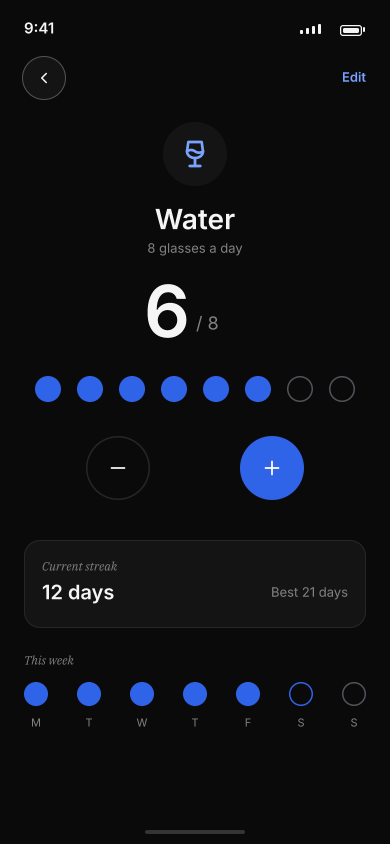
#> input picture design/archive/renders/02-counter-detail.png, 780 x 1688 px, found by its file name (shown at 1/2 size); its folder holds 4 pictures in this run
$ python m19.py
#> lines starting #> are read from the running program, lines starting #| are printed output that depends on the picture; after the words box and inside, x2 and y2 are one past the last pixel; in counts of white or black regions, pixels touching at a corner belong together
from PIL import Image
import numpy as np
base = 'D:/Apps/projects/habit_tracker/design/renders/'

def m(f):
    return np.array(Image.open(base + f + '.png').convert('RGB')).astype(int)

def runs(mask, y0, y1, x0, x1):
    s = mask[y0:y1, x0:x1]
    cols = np.where(s.any(axis=0))[0]
    out = []
    if len(cols) == 0:
        return out
    a = cols[0]; p = cols[0]
    for c in cols[1:]:
        if c > p+1:
            out.append((int(a+x0), int(p+x0))); a = c
        p = c
    out.append((int(a+x0), int(p+x0)))
    return out

im = m('02-counter-detail')
ink = (np.abs(im - 10).max(axis=2) > 4)
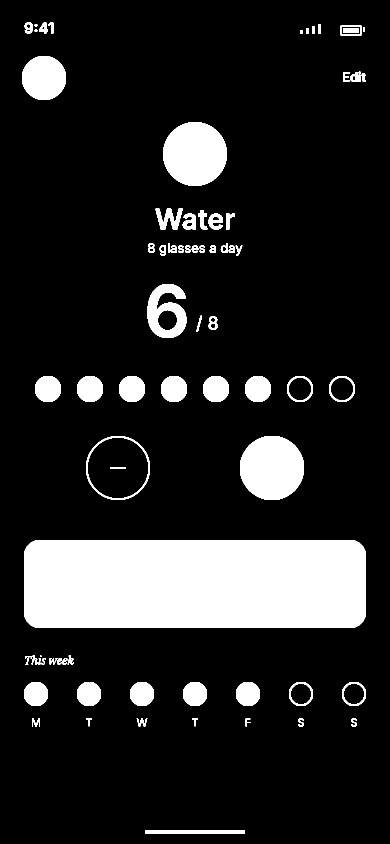
#> ink: shape (1688, 780) bool (shown at 1/2 size); 14.7% white; 72 white regions (1 under 20 px), largest, box (x1, y1, x2, y2) and area: (48, 1080, 732, 1256) 119564, (480, 872, 608, 1000) 13027, (326, 244, 454, 372) 12892
print('cd dots runs', runs(ink, 1310, 1390, 20, 760))
#> in runs, `s = mask[y0:y1, x0:x1]`:
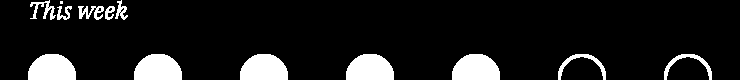
#> s: shape (80, 740) bool; 10.9% white; 13 white regions (1 under 20 px), largest, box (x1, y1, x2, y2) and area: (28, 54, 76, 80) 1034, (134, 54, 182, 80) 1034, (240, 54, 288, 80) 1034
#> in runs, `cols = np.where(s.any(axis=0))[0]`: cols = 385 values from 28 to 711
#> in runs, `a = cols[0]`: a = 28
#> the loop in runs, `for c in cols[1:]:` made 384 passes
#> (c, a, p) on pass 48: (78, 78, 78)
#> a on passes 74, 97, 145, 193, 241, 289: 105, 134, 240, 346, 452, 558
#> after the loop in runs, `for c in cols[1:]:`: out = [(48, 95), (98, 123), (125, 147), (154, 201), (260, 307), (366, 413), (472, 519), (578, 625)]
#| cd dots runs [(48, 95), (98, 123), (125, 147), (154, 201), (260, 307), (366, 413), (472, 519), (578, 625), (684, 731)]
print('cd daylabel runs', runs(ink, 1395, 1445, 20, 760))
#> call 2 of runs, with y0 = 1395, y1 = 1445, x0 = 20, x1 = 760
#> in runs (call 2), `s = mask[y0:y1, x0:x1]`:
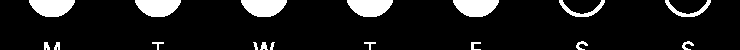
#> s: shape (50, 740) bool; 10.4% white; 17 white regions, largest, box (x1, y1, x2, y2) and area: (29, 0, 75, 17) 602, (135, 0, 181, 17) 602, (241, 0, 287, 17) 602
#> in runs (call 2), `cols = np.where(s.any(axis=0))[0]`: cols = 322 values from 29 to 710
#> in runs (call 2), `a = cols[0]`: a = 29
#> the loop in runs (call 2), `for c in cols[1:]:` made 321 passes
#> (c, a, p) on pass 46: (135, 135, 135)
#> a on passes 92, 138, 184, 230, 276: 241, 347, 453, 559, 665
#> after the loop in runs (call 2), `for c in cols[1:]:`: out = [(49, 94), (155, 200), (261, 306), (367, 412), (473, 518), (579, 624)]
#| cd daylabel runs [(49, 94), (155, 200), (261, 306), (367, 412), (473, 518), (579, 624), (685, 730)]
print('cd card runs', runs(ink, 1145, 1200, 60, 730))
#> in runs (call 3), `s = mask[y0:y1, x0:x1]`: s: shape (55, 670) bool; every value is 1
#| cd card runs [(60, 729)]
im = m('04-routine-run')
#> (the run stopped early here; a loop or call above may not have finished)
